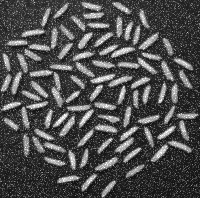
#> input picture images/rice_gaussian_noise.png, 200 x 198 px
$ jupyter execute q5.ipynb
#> lines starting #> are read from the running program, lines starting #| are printed output that depends on the picture; after the words box and inside, x2 and y2 are one past the last pixel; in counts of white or black regions, pixels touching at a corner belong together
[cell 1]
#Question 5 - Noise Filtering

import numpy as np
import cv2 as cv
import matplotlib.pyplot as plt

img = cv.imread('images/rice_gaussian_noise.png')
#> img is the input picture: shape (198, 200, 3); min 10, max 255, mean 78.4
assert img is not None
ims = cv.imread('images/rice_salt_pepper_noise.png')
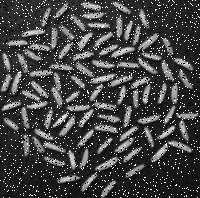
#> input picture images/rice_salt_pepper_noise.png, 200 x 198 px
#> ims is the input picture: shape (198, 200, 3); min 0, max 255, mean 69
assert ims is not None

#Part (a)
#Filtering Gaussian Noise using fast non-local means denoising
img_f = cv.fastNlMeansDenoising(img, None, 25, 5, 20)
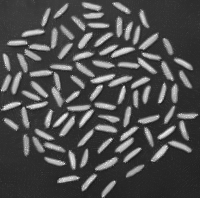
#> img_f: shape (198, 200, 3); min 25, max 248, mean 77.5

#Part (c)
# Filtering Salt & Pepper Noise using median Blurring
ims_f = cv.medianBlur(ims, 3, None)

#Part(d)
#Applying Otsu's method to segment the image
def seg(img):
    gray = cv.cvtColor(img, cv.COLOR_BGR2GRAY)
    _, binary =  cv.threshold(gray, 0, 255, cv.THRESH_BINARY + cv.THRESH_OTSU)
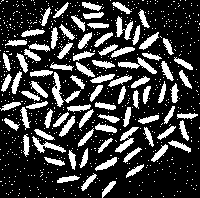
#> binary: shape (198, 200); 24.6% white; 723 white regions (636 under 20 px), largest, box (x1, y1, x2, y2) and area: (118, 57, 157, 74) 218, (115, 127, 139, 153) 211, (52, 72, 64, 107) 192
    binary_inv = cv.bitwise_not(binary)
    fore = cv.bitwise_and(img, img, mask= binary)
    back = cv.bitwise_and(img, img, mask=binary_inv)
    return fore, back

foreg, backg = seg(img)
fores, backs = seg(ims)
#> in seg (call 2), `_, binary =  cv.threshold(gray, 0, 255, cv.THRESH_BINARY + cv.THRESH_O..`: binary: shape (198, 200); 23.4% white; 1186 white regions (1095 under 20 px), largest, box (x1, y1, x2, y2) and area: (52, 73, 63, 108) 171, (139, 33, 159, 50) 118, (90, 74, 115, 83) 116
#> in seg (call 2), `fore = cv.bitwise_and(img, img, mask= binary)`:
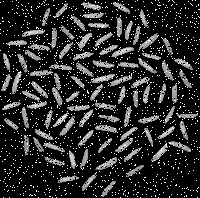
#> fore: shape (198, 200, 3); min 0, max 255, mean 42.3
#> in seg (call 2), `back = cv.bitwise_and(img, img, mask=binary_inv)`:
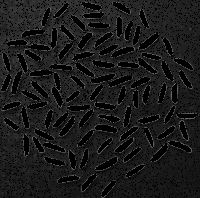
#> back: shape (198, 200, 3); min 0, max 107, mean 26.7

#Part (e)
#Applying morphological transformations to filter image
kernel = np.ones((2,2),np.uint8)
def morph(img):
    #Using opening (erosion -> dilation) to remove noise
    open = cv.morphologyEx(img, cv.MORPH_OPEN, kernel)
    #Using closing (dilation -> erosion) to close small holes in objects
    close = cv.morphologyEx(open, cv.MORPH_CLOSE, kernel)
    return close

foreg_m = morph(foreg)
backg_m = morph(backg)
fores_m = morph(fores)
backs_m = morph(backs)
#> in morph (call 4), `close = cv.morphologyEx(open, cv.MORPH_CLOSE, kernel)`:
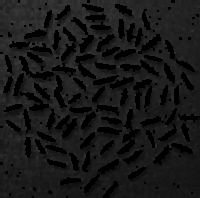
#> close: shape (198, 200, 3); min 0, max 58, mean 23.6

#Using erosion on the Gaussian image as some rice grains remain connected
foreg_e = cv.erode(foreg_m, kernel, iterations= 1)

#Part (f)
#Using connected components to count the number of rice grains
def con_com (img):
    img_g = cv.cvtColor(img, cv.COLOR_BGR2GRAY)
    number, labels = cv.connectedComponents(img_g)
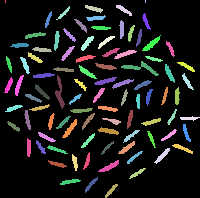
#> labels: shape (198, 200) int32; 93 distinct labels, from 0 to 92; one colour per label, 0 black
#> number = 93

    # Create a random color map for visualization
    colors = np.random.randint(0, 255, size=(number, 3), dtype=np.uint8)
#> colors = 93 rows, first 8: [172, 10, 127], [140, 47, 170], [196, 151, 117], [166, 22, 183], [192, 204, 33], [216, 67, 179], [78, 154, 251], [82, 162, 219]
    vis_image = np.zeros((img_g.shape[0], img_g.shape[1], 3), dtype=np.uint8)
    for label in range(1, number):
        vis_image[labels == label] = colors[label]
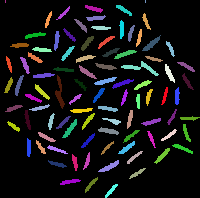
#> vis_image: shape (198, 200, 3); mean of channels 0, 1, 2 20.5, 19.5, 19.6; drawn as B, G, R

    return number, vis_image

num_g, im_g = con_com(foreg_e)
#> num_g = 93
num_s, im_s = con_com(fores_m)
#> in con_com (call 2), `number, labels = cv.connectedComponents(img_g)`:
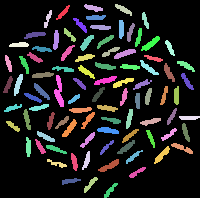
#> labels: shape (198, 200) int32; 92 distinct labels, from 0 to 91; one colour per label, 0 black
#> in con_com (call 2), `number, labels = cv.connectedComponents(img_g)`: number = 92
#> in con_com (call 2), `colors = np.random.randint(0, 255, size=(number, 3), dtype=np.uint8)`: colors = 92 rows, first 8: [53, 92, 29], [158, 133, 23], [81, 38, 38], [78, 178, 156], [232, 13, 234], [56, 244, 98], [239, 157, 17], [241, 240, 98]
#> after the loop in con_com (call 2), `for label in range(1, number):`:
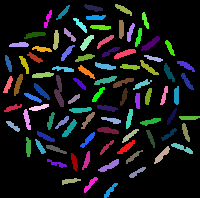
#> vis_image: shape (198, 200, 3); mean of channels 0, 1, 2 24.5, 23.6, 22.1; drawn as B, G, R
#> num_s = 92

fig, ax = plt.subplots(2,2, figsize = (10,10))
ax[0 , 0].imshow(img)
ax[0 , 0].set_title('Original Gaussian Noise')
ax[0 , 1].imshow(img_f)
ax[0 , 1].set_title('Filtered Gaussian Image')
ax[1 , 0].imshow(ims)
ax[1 , 0].set_title('Original Salt & Pepper Noise')
ax[1 , 1].imshow(ims_f)
ax[1 , 1].set_title('Filtered Salt & Pepper Noise')
fig.suptitle('Noisy and Filtered Images - Part (a) & (c)')
plt.show()

fig2, ax2 = plt.subplots(2,2, figsize = (10,10))
ax2[0 , 0].imshow(foreg)
ax2[0 , 0].set_title('Gaussian Noise Image Foreground')
ax2[0 , 1].imshow(backg)
ax2[0 , 1].set_title('Gaussian Noise Image Background')
ax2[1 , 0].imshow(fores)
ax2[1 , 0].set_title('S&P Noise Image Foreground')
ax2[1 , 1].imshow(backs)
ax2[1 , 1].set_title('S&P Noise Image Background')
fig2.suptitle('Segmented Images - Part (d)')
plt.show()

fig3, ax3 = plt.subplots(2,2, figsize = (10,10))
ax3[0 , 0].imshow(foreg_e)
ax3[0 , 0].set_title('Gaussian Foreground - Morph Filtered')
ax3[0 , 1].imshow(backg_m)
ax3[0 , 1].set_title('Gaussian Background - Morph Filtered')
ax3[1 , 0].imshow(fores_m)
ax3[1 , 0].set_title('S&P Foreground - Morph Filtered')
ax3[1 , 1].imshow(backs_m)
ax3[1 , 1].set_title('S&P Background - Morph Filtered')
fig3.suptitle('Morph Filtered Images - Part (e)')
plt.show()

fig4, ax4 = plt.subplots(1,2, figsize = (10,10))
ax4[0].imshow(im_g)
ax4[0].set_title('Gaussian: Connected Components = {:.2f}'.format(num_g))
ax4[1].imshow(im_s)
ax4[1].set_title('S&P: Connected Components = {:.2f}'.format(num_s))
plt.show()
